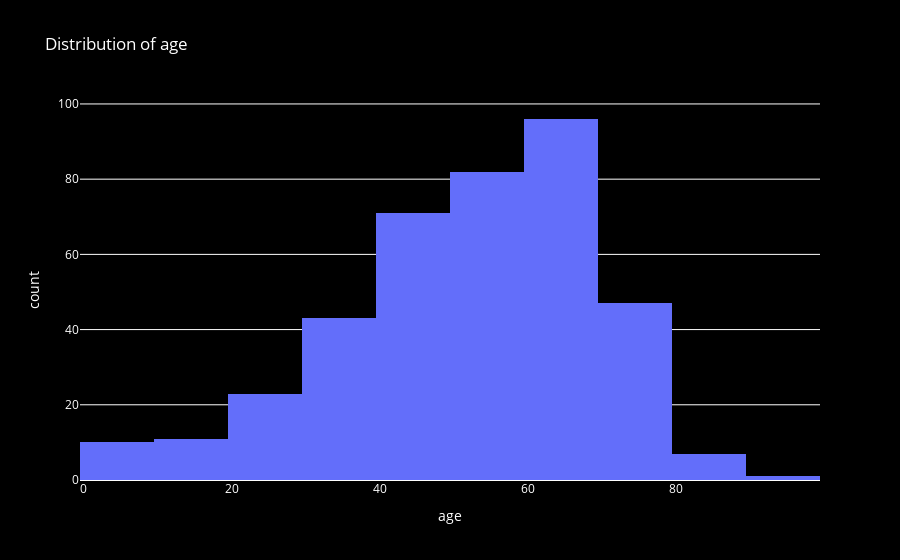
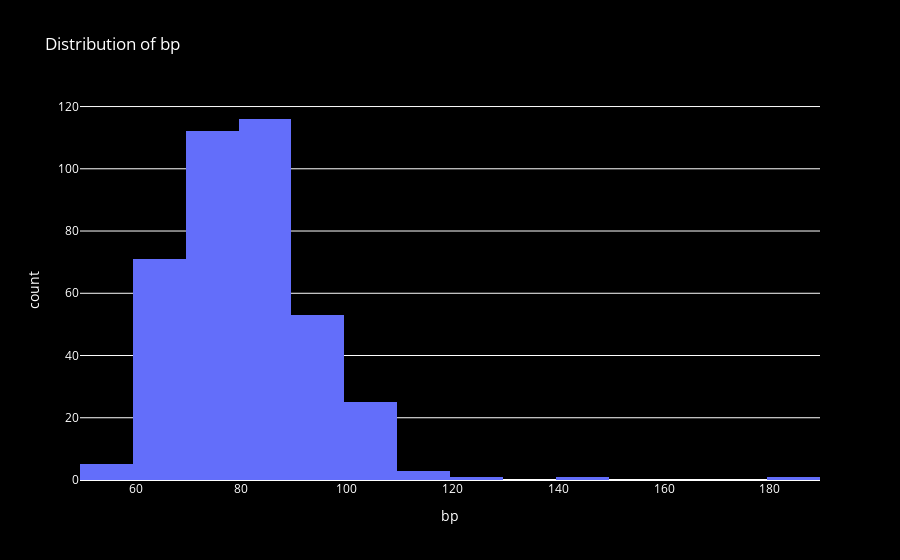
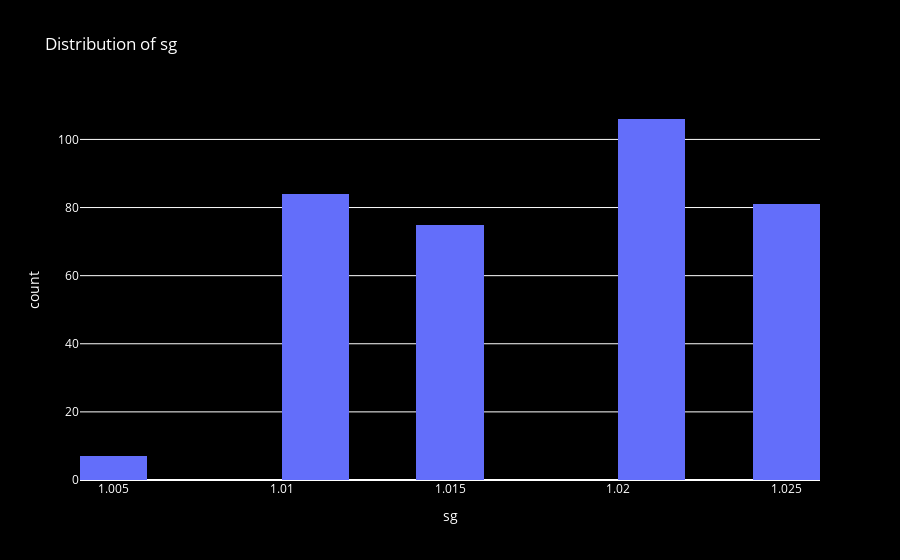
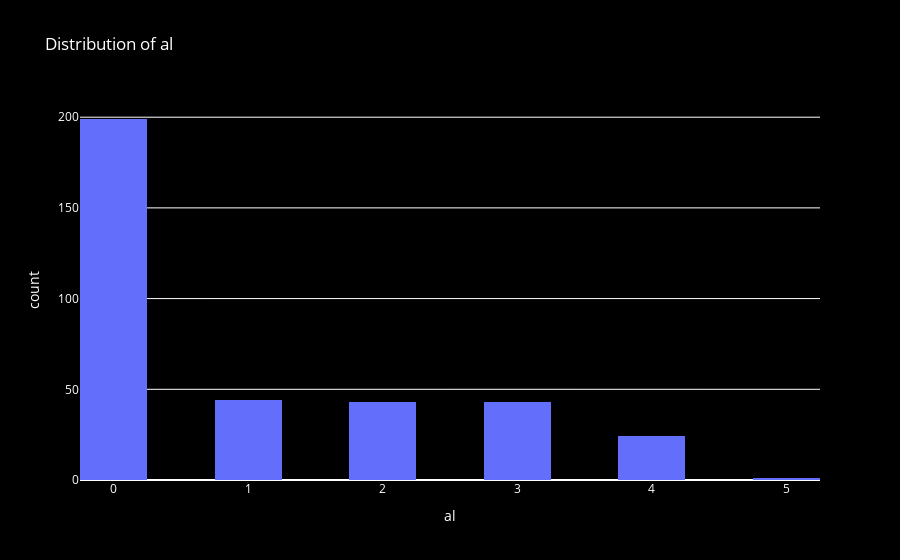

The cell these charts' notebook holds for them, in order:
### Code cell
# Function to create distplot using Plotly Express
def distplot_plotly(col):
    fig = px.histogram(data, x=col, nbins=15, title=f'Distribution of {col}')
    fig.update_layout(
        plot_bgcolor='black',
        paper_bgcolor='black',
        font_color='white'
    )
    fig.show()

# Loop through numerical columns and create distplots
for col in data.select_dtypes(include='number').columns:
    distplot_plotly(col)

### Figure 1 — Plotly figure (JSON) as saved in the notebook; plotly's stock layout.template omitted (floating-point values rounded to 4 significant figures; data arrays with more than 128 entries replaced by an {"elided": "..."} marker saying what was removed)
{"data": [{"alignmentgroup": "True", "bingroup": "x", "hovertemplate": "age=%{x}<br>count=%{y}<extra></extra>", "legendgroup": "", "marker": {"color": "#636efa", "pattern": {"shape": ""}}, "name": "", "nbinsx": 15, "offsetgroup": "", "orientation": "v", "showlegend": false, "type": "histogram", "x": {"elided": "400 int values"}, "xaxis": "x", "yaxis": "y"}], "layout": {"barmode": "relative", "font": {"color": "white"}, "legend": {"tracegroupgap": 0}, "paper_bgcolor": "black", "plot_bgcolor": "black", "title": {"text": "Distribution of age"}, "xaxis": {"anchor": "y", "domain": [0, 1], "title": {"text": "age"}}, "yaxis": {"anchor": "x", "domain": [0, 1], "title": {"text": "count"}}}}

### Figure 2 — Plotly figure (JSON) as saved in the notebook; plotly's stock layout.template omitted (floating-point values rounded to 4 significant figures; data arrays with more than 128 entries replaced by an {"elided": "..."} marker saying what was removed)
{"data": [{"alignmentgroup": "True", "bingroup": "x", "hovertemplate": "bp=%{x}<br>count=%{y}<extra></extra>", "legendgroup": "", "marker": {"color": "#636efa", "pattern": {"shape": ""}}, "name": "", "nbinsx": 15, "offsetgroup": "", "orientation": "v", "showlegend": false, "type": "histogram", "x": {"elided": "400 int values"}, "xaxis": "x", "yaxis": "y"}], "layout": {"barmode": "relative", "font": {"color": "white"}, "legend": {"tracegroupgap": 0}, "paper_bgcolor": "black", "plot_bgcolor": "black", "title": {"text": "Distribution of bp"}, "xaxis": {"anchor": "y", "domain": [0, 1], "title": {"text": "bp"}}, "yaxis": {"anchor": "x", "domain": [0, 1], "title": {"text": "count"}}}}

### Figure 3 — Plotly figure (JSON) as saved in the notebook; plotly's stock layout.template omitted (floating-point values rounded to 4 significant figures; data arrays with more than 128 entries replaced by an {"elided": "..."} marker saying what was removed)
{"data": [{"alignmentgroup": "True", "bingroup": "x", "hovertemplate": "sg=%{x}<br>count=%{y}<extra></extra>", "legendgroup": "", "marker": {"color": "#636efa", "pattern": {"shape": ""}}, "name": "", "nbinsx": 15, "offsetgroup": "", "orientation": "v", "showlegend": false, "type": "histogram", "x": {"elided": "400 float values"}, "xaxis": "x", "yaxis": "y"}], "layout": {"barmode": "relative", "font": {"color": "white"}, "legend": {"tracegroupgap": 0}, "paper_bgcolor": "black", "plot_bgcolor": "black", "title": {"text": "Distribution of sg"}, "xaxis": {"anchor": "y", "domain": [0, 1], "title": {"text": "sg"}}, "yaxis": {"anchor": "x", "domain": [0, 1], "title": {"text": "count"}}}}

### Figure 4 — Plotly figure (JSON) as saved in the notebook; plotly's stock layout.template omitted (floating-point values rounded to 4 significant figures; data arrays with more than 128 entries replaced by an {"elided": "..."} marker saying what was removed)
{"data": [{"alignmentgroup": "True", "bingroup": "x", "hovertemplate": "al=%{x}<br>count=%{y}<extra></extra>", "legendgroup": "", "marker": {"color": "#636efa", "pattern": {"shape": ""}}, "name": "", "nbinsx": 15, "offsetgroup": "", "orientation": "v", "showlegend": false, "type": "histogram", "x": {"elided": "400 int values"}, "xaxis": "x", "yaxis": "y"}], "layout": {"barmode": "relative", "font": {"color": "white"}, "legend": {"tracegroupgap": 0}, "paper_bgcolor": "black", "plot_bgcolor": "black", "title": {"text": "Distribution of al"}, "xaxis": {"anchor": "y", "domain": [0, 1], "title": {"text": "al"}}, "yaxis": {"anchor": "x", "domain": [0, 1], "title": {"text": "count"}}}}
